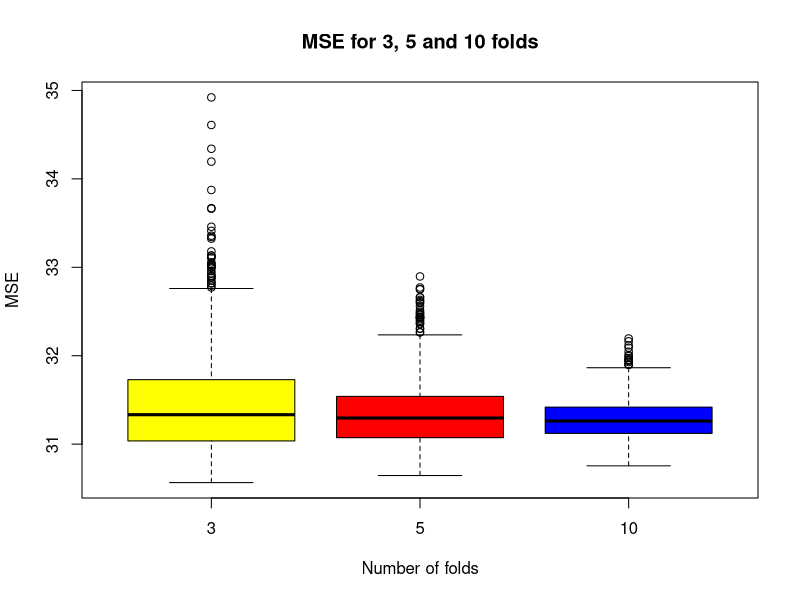
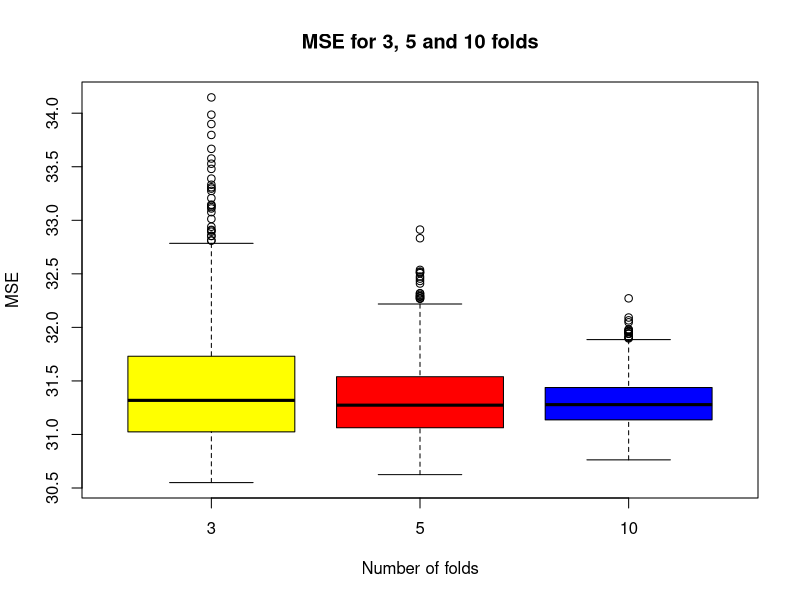

Write R code to recreate these figures, in order.
## ---- chunk 1
knitr::opts_chunk$set(echo = TRUE)
## ---- chunk 2
set.seed(123)
## ---- chunk 3
library(mlbench) #dataset
library(tidyverse)
## ---- chunk 4
data(BostonHousing) %>%
  na.omit #and get rid of missing values
## ---- chunk 5
#make a function to calculate the mean squared error
mse <- function(obs, pred){
  se <- (obs - pred)^2 #squared difference
  return(mean(se)) #and then the mean of that
}

#make a function that does cross validation for the model of interest, where I can alter the number of folds
cross_validate <-function(folds){
  
  #first split the dataset up 
  n_samples  <- nrow(BostonHousing)
  select_vec <- rep(1:folds, length.out = n_samples)
  splits <- BostonHousing %>% 
    mutate(set = sample(select_vec))
  
  mse_test <- NULL #storage
  
  #for loop to calculate the mse for each of the test sets in the folds
  for (i in 1:folds) { # Start for-loop over folds
    #not great efficiency, but alas
    fold <- splits$set
    #specify the train and test set for the current iteration
    index <- which(fold == i, arr.ind = TRUE)
    test  <- BostonHousing[index, ]
    train <- BostonHousing[-index, ]
    #run the model on the train set
    train_model <- lm(medv ~ rm + lstat, data = train)
    #predict new values in the test set
    test$medv_pred <- predict(train_model, newdata = test)
    #and calculate the mse
    mse_test[i] <- mse(test$medv, test$medv_pred)
  } 
  return(mean(mse_test)) #I would want all 10 values, but that is not really   what I'm interested in and it makes what comes later run nicer
}

#test the function
cross_validate(10) #seems to run smoothly
## ---- chunk 6
set.seed(123)
nsim <- 1000 #number of simulations

#first do 10 folds
mc_cv10 <- NULL #storage
for (i in 1:nsim) {
  mc_cv10[i] <- cross_validate(10)
}

#then 5
mc_cv5 <- NULL #storage
for (i in 1:nsim) {
  mc_cv5[i]  <- cross_validate(5)
}

#finally just 3
mc_cv3 <- NULL #storage
for (i in 1:nsim) {
  mc_cv3[i]  <- cross_validate(3)
}

#plot the results
boxplot(mc_cv3, mc_cv5, mc_cv10, 
        main = "MSE for 3, 5 and 10 folds",
        col = c("yellow", "red", "blue"),
        ylab = "MSE", 
        xlab = "Number of folds",
        names = c("3", "5", "10"))
## ---- chunk 7
set.seed(321)

mc_cv10 <- NULL
for (i in 1:nsim) {
  mc_cv10[i] <- mean(cross_validate(10))
}

mc_cv5 <- NULL
for (i in 1:nsim) {
  mc_cv5[i] <- mean(cross_validate(5))
}

mc_cv3 <- NULL
for (i in 1:nsim) {
  mc_cv3[i] <- mean(cross_validate(3))
}

#plot the results
boxplot(mc_cv3, mc_cv5, mc_cv10, 
        col = c("yellow", "red", "blue"),
        main = "MSE for 3, 5 and 10 folds",
        ylab = "MSE", 
        xlab = "Number of folds",
        names = c("3", "5", "10"))
## ---- chunk 8
sessionInfo()
